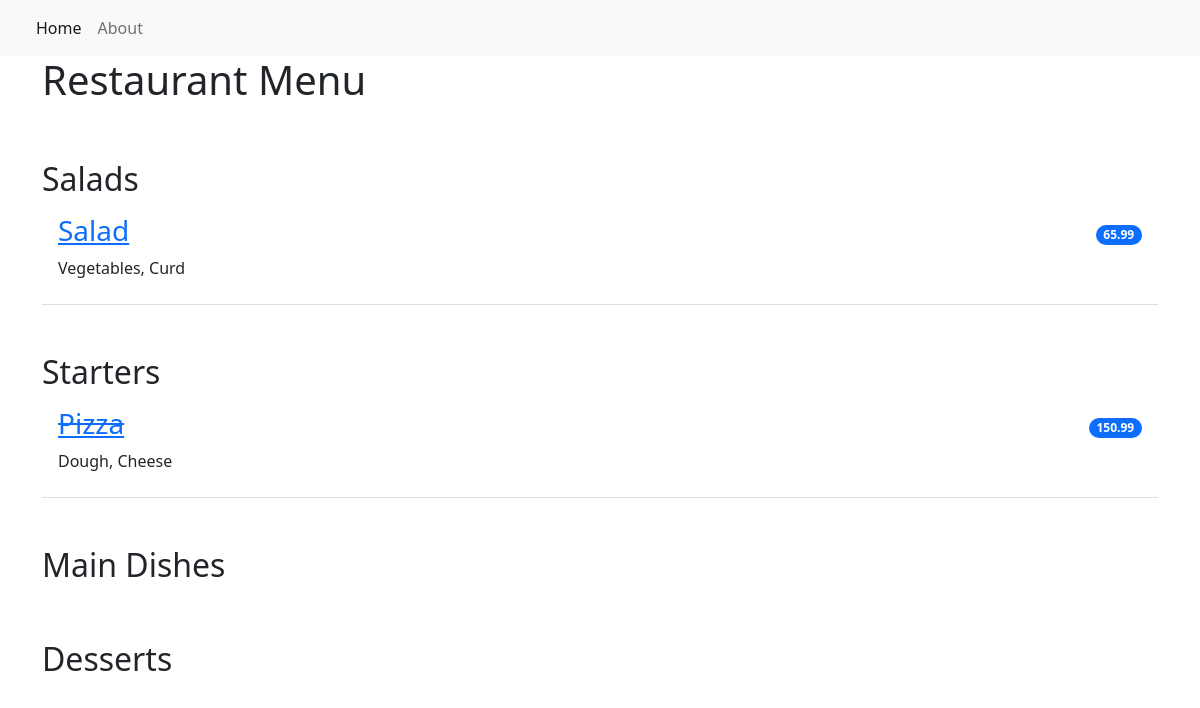
The app's page /, older data.
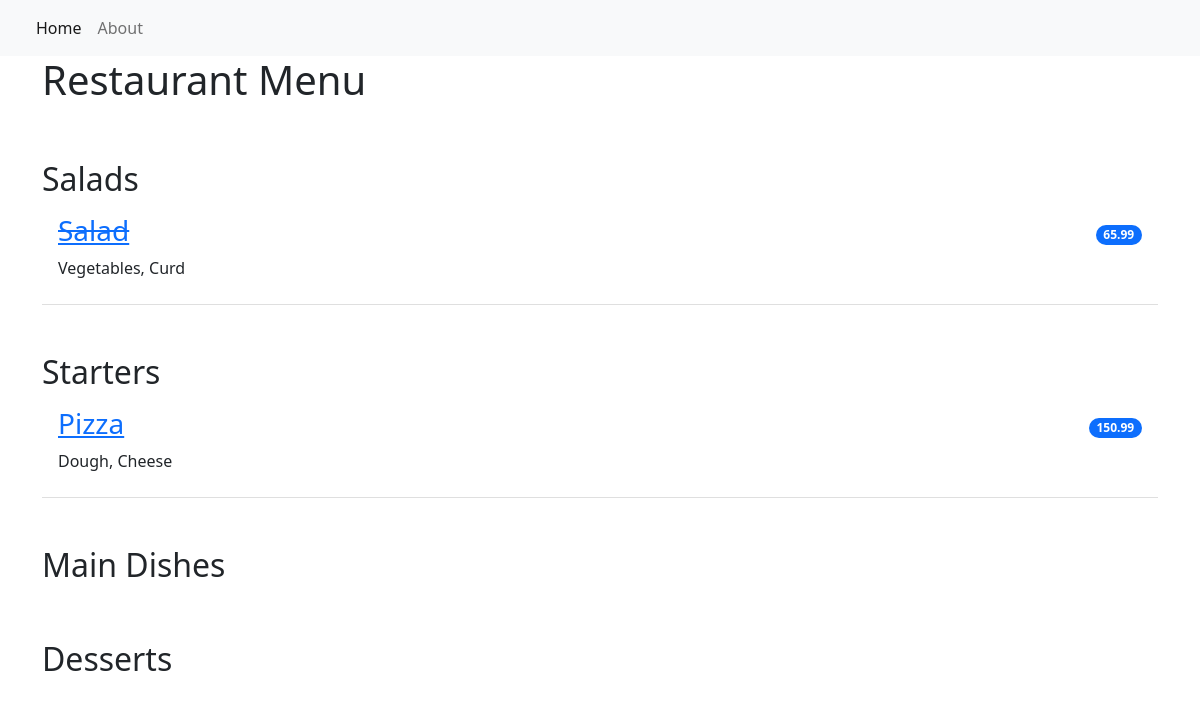
The same page, newer data.
### restaurant_menu/models.py (models this page shows, shortened)
class Item(models.Model):
    meal = models.CharField(max_length=1000, unique=True)
    description = models.CharField(max_length=1000)
    price = models. DecimalField(max_digits=10,decimal_places=2)
    meal_type = models.CharField(max_length=200,choices=MEAL_TYPE)
    author = models.ForeignKey(User, on_delete=models.PROTECT)
    status =models.IntegerField(choices=STATUS)
    date_created = models.DateField(auto_now_add=True)
    date_updated = models.DateField(auto_now=True)

### restaurant_menu/views.py (the view)
# urls.py: path('', views.MenuList.as_view(), name = 'home'),
class MenuList(generic.ListView):
    queryset = Item.objects.order_by("-date_created")
    template_name = "index.html"
    def get_context_data(self, *, object_list=None, **kwargs):
        context = super().get_context_data(**kwargs)
        context["meals"] = MEAL_TYPE
        return context

### restaurant_menu/templates/index.html
{% extends 'base.html' %}
{% block content %}
<div class="container">
  <h1>Restaurant Menu</h1>
    <ul class="list-group list-group-flush">
        {% for meal in meals %}
            <h2 class="pt-5">{{ meal.1 }}</h2>
                {% for row in item_list %}
                    {% if row.meal_type == meal.0 %}
                        {% if row.status == 1 %}
                        <li class="list-group-item d-flex justify-content-between align-items-center border-0 pb-0">
                            <a href="{% url 'menu_item' row.pk %}"><h3><del>{{ row.meal }}</del></h3></a>
                            <span class="badge bg-primary rounded-pill">{{ row.price }}</span>
                        </li>
                        <li class="list-group-item pt-0">
                            <p>{{ row.description }}</p>
                        </li>
                        {% else %}
                        <li class="list-group-item d-flex justify-content-between align-items-center border-0 pb-0">
                            <a href="{% url 'menu_item' row.pk %}"><h3>{{ row.meal }}</h3></a>
                            <span class="badge bg-primary rounded-pill">{{ row.price }}</span>
                        </li>
                        <li class="list-group-item pt-0">
                            <p>{{ row.description }}</p>
                        </li>
                        {% endif %}
                    {% endif %}
                {% endfor %}
        {% endfor %}
    </ul>
</div>
{% endblock content %}

Row changes from the older to the newer data that the page shows:
changed Item "Salad": status 0 → 1 (drawn)
changed Item "Pizza": status 1 → 0 (drawn)
Text that changed along with them:
list line gone: "Salad 65.99 Vegetables, Curd"
new list line: "Salad 65.99 Vegetables, Curd"
list line gone: "Pizza 150.99 Dough, Cheese"
new list line: "Pizza 150.99 Dough, Cheese"
